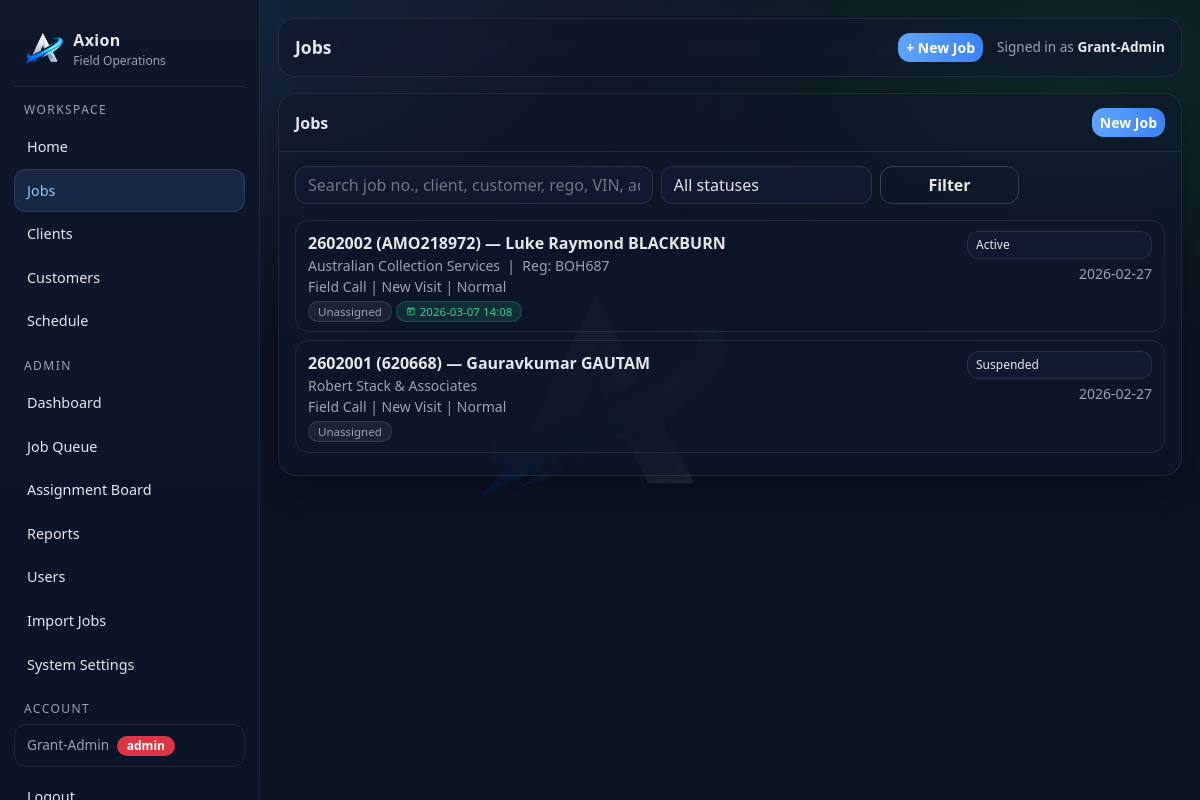
Page /jobs (signed in) on the committed database.
### tables this page shows
CREATE TABLE jobs (
        id INTEGER PRIMARY KEY AUTOINCREMENT,

        internal_job_number TEXT NOT NULL,
        client_reference TEXT,
        display_ref TEXT NOT NULL,

        client_id INTEGER,
        customer_id INTEGER,
        assigned_user_id INTEGER,

        job_type TEXT NOT NULL,
        visit_type TEXT NOT NULL,
        status TEXT NOT NULL,
        priority TEXT NOT NULL,

        job_address TEXT,
        description TEXT,

        created_at TEXT NOT NULL,
        updated_at TEXT NOT NULL, lender_name TEXT, account_number TEXT, regulation_type TEXT, arrears_cents INTEGER, costs_cents INTEGER, mmp_cents INTEGER, job_due_date TEXT, bill_to_client_id INTEGER,

        FOREIGN KEY(client_id) REFERENCES clients(id),
        FOREIGN KEY(customer_id) REFERENCES customers(id),
        FOREIGN KEY(assigned_user_id) REFERENCES users(id)
    );

CREATE TABLE clients (
        id INTEGER PRIMARY KEY AUTOINCREMENT,
        name TEXT NOT NULL,
        phone TEXT,
        email TEXT,
        address TEXT,
        notes TEXT,
        created_at TEXT NOT NULL
    , updated_at TEXT NOT NULL DEFAULT '');

### app.py (the view, shortened to what this page needs)
@app.get("/jobs")
@login_required
def jobs_list():
    status = request.args.get("status", "").strip()
    q = request.args.get("q", "").strip()
    user_id = session.get("user_id")
    role = session.get("role")
    conn = db()
    cur = conn.cursor()
    sql = """
    SELECT j.*,
           c.name AS client_name,
           (cu.first_name || ' ' || cu.last_name) AS customer_name,
           (SELECT ji.reg FROM job_items ji WHERE ji.job_id = j.id AND ji.item_type = 'vehicle' LIMIT 1) AS asset_reg,
           u.full_name AS assigned_name,
           (SELECT s.scheduled_for FROM schedules s
            WHERE s.job_id = j.id AND s.status NOT IN ('Completed', 'Cancelled')
              AND s.scheduled_for >= datetime('now')
            ORDER BY s.scheduled_for ASC LIMIT 1) AS next_scheduled
    FROM jobs j
    LEFT JOIN clients c ON c.id = j.client_id
    LEFT JOIN customers cu ON cu.id = j.customer_id
    LEFT JOIN users u ON u.id = j.assigned_user_id
    WHERE 1=1
    """
    params = []
    if role == "agent":
        sql += " AND j.assigned_user_id = ?"
        params.append(user_id)
    if status:
        if status == "Active":
            sql += " AND j.status LIKE 'Active%'"
        else:
            sql += " AND j.status = ?"
            params.append(status)
    sql += " ORDER BY CASE WHEN j.status = 'Invoiced' THEN 1 ELSE 0 END, CASE WHEN next_scheduled IS NULL THEN 1 ELSE 0 END, next_scheduled ASC, j.updated_at DESC"
    cur.execute(sql, params)
    rows = cur.fetchall()
    conn.close()
    statuses = [
        "New",
        "Active",
        "Active - Phone work only",
        "Suspended",
        "Awaiting info from client",
        "Completed",
        "Invoiced"
    ]
    return render_template("jobs.html", jobs=rows, statuses=statuses, status=status, q=q)

### app.py (called while the page is built)
def db():
    conn = sqlite3.connect(DB_PATH)
    conn.row_factory = sqlite3.Row
    return conn

def add_column_if_missing(cur, table, col, coltype):
    cur.execute(f"PRAGMA table_info({table})")
    cols = [r["name"] for r in cur.fetchall()]
    if col not in cols:
        cur.execute(f"ALTER TABLE {table} ADD COLUMN {col} {coltype}")

@app.context_processor
def inject_globals():
    return {"GOOGLE_MAPS_API_KEY": os.environ.get("GOOGLE_MAPS_API_KEY", "")}

@app.before_request
def _ensure_db():
    init_db()

def login_required(f):
    @wraps(f)
    def wrapper(*args, **kwargs):
        if not session.get("user_id"):
            return redirect(url_for("login"))
        return f(*args, **kwargs)
    return wrapper

### templates/jobs.html (shortened to what this page needs)
{% extends "layout.html" %}
{% block page_title %}Jobs{% endblock %}
{% block content %}
<div class="ax-card">
  <div class="ax-card-h d-flex justify-content-between align-items-center">
    <div>Jobs</div>
    {% if session.get('role') == 'admin' %}<a class="btn btn-primary btn-sm" href="/jobs/new">New Job</a>{% endif %}
  </div>
  <div class="ax-card-b">
    <form class="row g-2 mb-3" method="get">
      <div class="col-12 col-lg-5">
        <input class="form-control" name="q" placeholder="Search job no., client, customer, rego, VIN, address..." value="{{ q }}">
      </div>
      <div class="col-12 col-lg-3">
        <select class="form-select" name="status">
          <option value="">All statuses</option>
        </select>
      </div>
      <div class="col-12 col-lg-2">
        <button class="btn btn-outline-secondary w-100">Filter</button>
      </div>
    </form>
    <div class="list-group list-group-flush">
      {% for j in jobs %}
        <div class="list-group-item" style="padding:.6rem .75rem;">
          <div class="d-flex justify-content-between align-items-start gap-2">
            <a href="/jobs/{{ j.id }}" class="text-decoration-none flex-grow-1" style="min-width:0;color:inherit;">
              <div class="fw-semibold">{{ j.display_ref }} &mdash; {{ j.customer_name or "No customer" }}</div>
              <div class="small" style="color:var(--muted)">
                {{ j.client_name or "No client" }}{% if j.asset_reg %} &nbsp;|&nbsp; Reg: {{ j.asset_reg }}{% endif %}
              </div>
              <div class="small" style="color:var(--muted)">
                {{ j.job_type }} | {{ j.visit_type }} | {{ j.priority }}
              </div>
              <div class="d-flex flex-wrap gap-1 mt-1">
                {% if j.assigned_name %}
                  <span style="display:inline-flex;align-items:center;gap:4px;background:rgba(96,165,250,.13);color:var(--accent);border:1px solid rgba(96,165,250,.25);border-radius:999px;padding:1px 9px;font-size:.72rem;font-weight:500;">
                    <svg width="10" height="10" viewBox="0 0 24 24" fill="currentColor" style="opacity:.75"><path d="M12 12c2.7 0 4.8-2.1 4.8-4.8S14.7 2.4 12 2.4 7.2 4.5 7.2 7.2 9.3 12 12 12zm0 2.4c-3.2 0-9.6 1.6-9.6 4.8v2.4h19.2v-2.4c0-3.2-6.4-4.8-9.6-4.8z"/></svg>
                    {{ j.assigned_name }}
                  </span>
                {% else %}
                  <span style="display:inline-flex;align-items:center;gap:4px;background:rgba(156,163,175,.1);color:var(--muted);border:1px solid rgba(156,163,175,.2);border-radius:999px;padding:1px 9px;font-size:.72rem;">
                    Unassigned
                  </span>
                {% endif %}
                {% if j.next_scheduled %}
                  <span style="display:inline-flex;align-items:center;gap:4px;background:rgba(52,211,153,.12);color:#34d399;border:1px solid rgba(52,211,153,.25);border-radius:999px;padding:1px 9px;font-size:.72rem;font-weight:500;">
                    <svg width="10" height="10" viewBox="0 0 24 24" fill="currentColor" style="opacity:.8"><path d="M19 4h-1V2h-2v2H8V2H6v2H5C3.9 4 3 4.9 3 6v14c0 1.1.9 2 2 2h14c1.1 0 2-.9 2-2V6c0-1.1-.9-2-2-2zm0 16H5V9h14v11zM7 11h5v5H7z"/></svg>
                    {{ j.next_scheduled[:16] | replace('T', ' ') }}
                  </span>
                {% endif %}
              </div>
            </a>
            <div class="text-end flex-shrink-0" style="min-width:110px;">
              {% if session.get('role') == 'admin' %}
                <form method="post" action="/jobs/{{ j.id }}/status" style="margin:0;">
                  <select name="status" class="form-select form-select-sm"
                          style="font-size:.75rem;min-width:110px;"
                          onchange="this.form.submit()">
                    {% for s in statuses %}
                      <option value="{{ s }}" {% if s == j.status %}selected{% endif %}>{{ s }}</option>
                    {% endfor %}
                  </select>
                </form>
              {% else %}
                <span class="badge bg-secondary">{{ j.status }}</span>
              {% endif %}
              <div class="small mt-1" style="color:var(--muted)">{{ j.updated_at[:10] if j.updated_at else '' }}</div>
            </div>
          </div>
        </div>
      {% else %}
        <div style="color:var(--muted)" class="py-3 text-center">No jobs found.</div>
      {% endfor %}
    </div>
  </div>
</div>
{% endblock %}

### templates/layout.html (shortened to what this page needs)
<!doctype html>
<html lang="en">
<head>
  <link href="https://cdn.jsdelivr.net/npm/bootstrap@5.3.3/dist/css/bootstrap.min.css" rel="stylesheet">
</head>
<body>
  <div class="ax-shell">
    <aside class="ax-sidebar">
      <a class="ax-brand" href="/">
        <img src="{{ url_for('static', filename='images/axion-a-logo.png') }}" alt="Axion">
        <div>
          <div class="name">Axion</div>
          <div class="sub">Field Operations</div>
        </div>
      </a>
      <div class="ax-nav">
        <div class="hint">Workspace</div>
        <a href="/dashboard" class="{% if request.path == '/dashboard' %}active{% endif %}">Home</a>
        <a href="/jobs" class="{% if request.path.startswith('/jobs') %}active{% endif %}">Jobs</a>
        <a href="/clients" class="{% if request.path.startswith('/clients') %}active{% endif %}">Clients</a>
        <a href="/customers" class="{% if request.path.startswith('/customers') %}active{% endif %}">Customers</a>
        <a href="/schedule" class="{% if request.path.startswith('/schedule') %}active{% endif %}">Schedule</a>
        {% if session.get('role') == 'admin' %}
          <div class="hint">Admin</div>
          <a href="/admin" class="{% if request.path == '/admin' %}active{% endif %}">Dashboard</a>
          <a href="/queue" class="{% if request.path.startswith('/queue') %}active{% endif %}">Job Queue</a>
          <a href="/assign" class="{% if request.path.startswith('/assign') %}active{% endif %}">Assignment Board</a>
          <a href="/reports/monthly" class="{% if request.path.startswith('/reports') %}active{% endif %}">Reports</a>
          <a href="/users" class="{% if request.path.startswith('/users') %}active{% endif %}">Users</a>
          <a href="/import/jobs" class="{% if request.path.startswith('/import') %}active{% endif %}">Import Jobs</a>
          <a href="/admin/settings" class="{% if request.path.startswith('/admin/settings') %}active{% endif %}">System Settings</a>
        {% endif %}
        <div class="hint">Account</div>
        {% if session.get('user_id') %}
          <div class="ax-user-chip mb-2">
            {{ session.get('user_name') }}
            <span class="badge {% if session.get('role') == 'admin' %}bg-danger{% else %}bg-secondary{% endif %} ms-1">{{ session.get('role') }}</span>
          </div>
          <a href="/logout">Logout</a>
        {% else %}
          <a href="/login" class="{% if request.path.startswith('/login') or request.path.startswith('/signup') %}active{% endif %}">Login</a>
        {% endif %}
      </div>
    </aside>
    <main class="ax-main">
      <div class="ax-topbar">
        <div class="title">{% block page_title %}Axion{% endblock %}</div>
        <div style="display:flex; align-items:center; gap:14px;">
          {% if session.get('user_id') %}
            <a href="/jobs/new" class="btn btn-primary btn-sm">+ New Job</a>
          {% endif %}
          <div style="color:var(--muted); font-size:.85rem;">
            {% if session.get('user_id') %}
              Signed in as <strong style="color:var(--text)">{{ session.get('user_name') }}</strong>
            {% else %}
              Not signed in
            {% endif %}
          </div>
        </div>
      </div>
      {% block content %}{% endblock %}
    </main>
  </div>
</body>
</html>

### templates/layout.html (style rules this page uses)
:root { --bg: #0b1220; --panel: #0f172a; --panel2: #111c33; --card: #1a2744; --text: #e5e7eb; --muted: #9ca3af; --line: rgba(255,255,255,.08); --accent: #60a5fa; --accent2: #22c55e; --danger: #ef4444; }
body { background: radial-gradient(1200px 600px at 10% 0%, rgba(96,165,250,.15), transparent 60%), radial-gradient(900px 500px at 90% 10%, rgba(34,197,94,.12), transparent 55%), var(--bg); color: var(--text); }
body::before { content: ''; position: fixed; inset: 0; background: url('/static/images/axion-a-logo.png') center center / 260px auto no-repeat; opacity: .10; pointer-events: none; z-index: 0; }
.ax-shell { min-height: 100vh; display: grid; grid-template-columns: 260px 1fr; position: relative; z-index: 1; }
.ax-sidebar { background: linear-gradient(180deg, var(--panel), #0b1326); border-right: 1px solid var(--line); position: sticky; top: 0; height: 100vh; padding: 18px 14px; overflow-y: auto; }
.ax-brand { display:flex; align-items:center; gap: 10px; padding: 10px 10px 16px 10px; border-bottom: 1px solid var(--line); margin-bottom: 14px; text-decoration: none; }
.ax-brand img { height: 34px; }
.ax-brand .name { font-weight: 700; letter-spacing: .3px; color: var(--text); }
.ax-brand .sub { font-size: .75rem; color: var(--muted); }
.ax-nav a { display:flex; align-items:center; gap: 10px; padding: 10px 12px; border-radius: 12px; color: var(--text); text-decoration:none; border: 1px solid transparent; font-size: .9rem; }
.ax-nav a.active { background: rgba(96,165,250,.12); border-color: rgba(96,165,250,.20); color: #93c5fd; }
.ax-nav .hint { color: var(--muted); font-size: .75rem; margin: 14px 10px 6px; text-transform: uppercase; letter-spacing: .12em; }
.ax-user-chip { margin-top: auto; padding: 10px 12px; border-radius: 12px; border: 1px solid var(--line); font-size: .85rem; color: var(--muted); }
.ax-main { padding: 18px 18px 28px; min-width: 0; }
.ax-topbar { background: rgba(15, 23, 42, .55); border: 1px solid var(--line); border-radius: 16px; padding: 14px 16px; display:flex; align-items:center; justify-content: space-between; backdrop-filter: blur(10px); margin-bottom: 16px; }
.ax-topbar .title { font-size: 1.1rem; font-weight: 650; }
.ax-card { background: rgba(15, 23, 42, .65); border: 1px solid var(--line); border-radius: 18px; box-shadow: 0 10px 30px rgba(0,0,0,.25); overflow: visible; }
.ax-card .ax-card-h { padding: 14px 16px; border-bottom: 1px solid var(--line); font-weight: 650; }
.ax-card .ax-card-b { padding: 14px 16px; }
.form-control, .form-select { background: rgba(17, 28, 51, .75) !important; color: var(--text) !important; border: 1px solid rgba(255,255,255,.10) !important; border-radius: 12px !important; }
.form-control::placeholder { color: rgba(229,231,235,.45); }
.btn { border-radius: 12px; font-weight: 600; }
.btn-primary { background: linear-gradient(90deg, #60a5fa, #3b82f6); border: 0; }
.btn-outline-secondary { border-color: rgba(255,255,255,.18); color: var(--text); }
.badge { border-radius: 999px; padding: 4px 10px; font-weight: 600; font-size: .75rem; }
.list-group-item { background: rgba(15, 23, 42, .65) !important; border: 1px solid var(--line) !important; color: var(--text) !important; border-radius: 14px !important; margin-bottom: 8px; }

### rows in the picture
jobs: display_ref "2602002 (AMO218972)", customer_name "Luke Raymond BLACKBURN", name "Australian Collection Services", asset_reg "BOH687", job_type "Field Call", visit_type "New Visit", priority "Normal", next_scheduled "2026-03-07 14:08", status "Active", updated_at "2026-02-27"
jobs: display_ref "2602001 (620668)", customer_name "Gauravkumar GAUTAM", name "Robert Stack & Associates", job_type "Field Call", visit_type "New Visit", priority "Normal", status "Suspended", updated_at "2026-02-27"

### other values in the picture
{{ session.get('user_name') }} "Grant-Admin"
{{ session.get('role') }} "admin"
